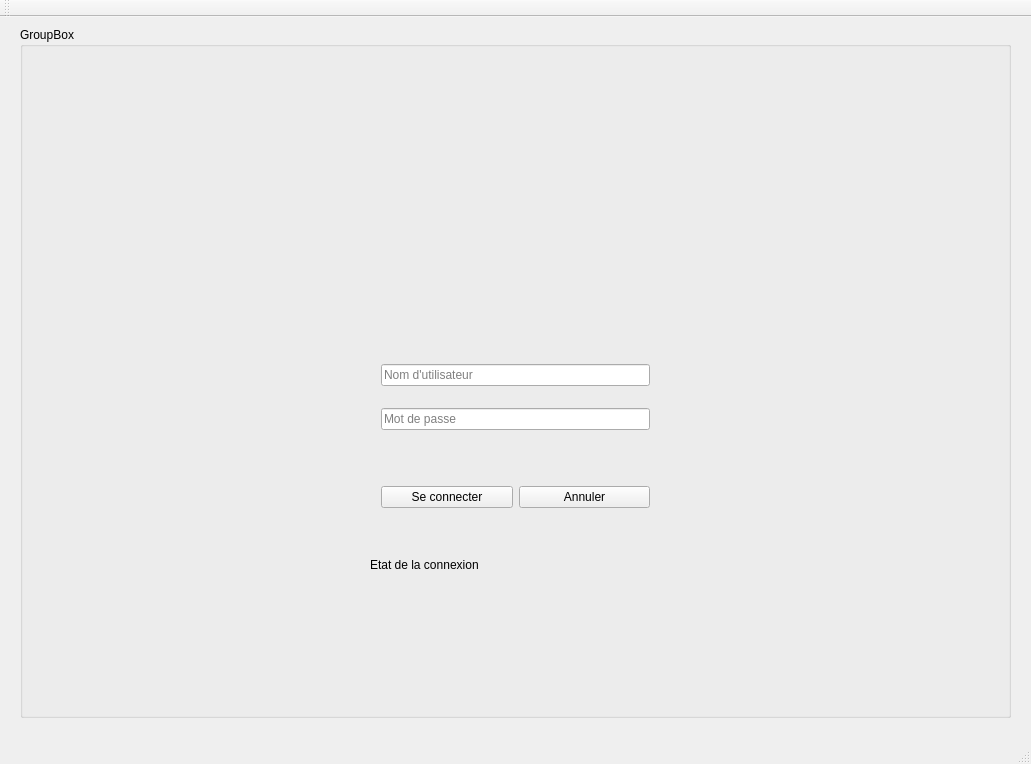
<?xml version="1.0" encoding="UTF-8"?>
<ui version="4.0">
 <class>Identification</class>
 <widget class="QMainWindow" name="Identification">
  <property name="geometry">
   <rect>
    <x>0</x>
    <y>0</y>
    <width>1031</width>
    <height>764</height>
   </rect>
  </property>
  <property name="windowTitle">
   <string>Identification</string>
  </property>
  <widget class="QWidget" name="centralWidget">
   <widget class="QGroupBox" name="groupBox">
    <property name="geometry">
     <rect>
      <x>20</x>
      <y>10</y>
      <width>991</width>
      <height>691</height>
     </rect>
    </property>
    <property name="title">
     <string>GroupBox</string>
    </property>
    <widget class="QWidget" name="verticalLayoutWidget">
     <property name="geometry">
      <rect>
       <x>350</x>
       <y>310</y>
       <width>291</width>
       <height>121</height>
      </rect>
     </property>
     <layout class="QVBoxLayout" name="verticalLayout">
      <item>
       <widget class="QLineEdit" name="iLEditNomUtilisateur">
        <property name="placeholderText">
         <string>Nom d'utilisateur</string>
        </property>
       </widget>
      </item>
      <item>
       <widget class="QLineEdit" name="iLEditMotDePasse">
        <property name="echoMode">
         <enum>QLineEdit::Password</enum>
        </property>
        <property name="placeholderText">
         <string>Mot de passe</string>
        </property>
       </widget>
      </item>
     </layout>
    </widget>
    <widget class="QWidget" name="horizontalLayoutWidget">
     <property name="geometry">
      <rect>
       <x>350</x>
       <y>430</y>
       <width>291</width>
       <height>80</height>
      </rect>
     </property>
     <layout class="QHBoxLayout" name="horizontalLayout">
      <item>
       <widget class="QPushButton" name="iBtnSeConnecter">
        <property name="text">
         <string>Se connecter</string>
        </property>
       </widget>
      </item>
      <item>
       <widget class="QPushButton" name="iBtnAnnuler">
        <property name="text">
         <string>Annuler</string>
        </property>
       </widget>
      </item>
     </layout>
    </widget>
    <widget class="QLabel" name="iLabEtat">
     <property name="geometry">
      <rect>
       <x>350</x>
       <y>530</y>
       <width>291</width>
       <height>16</height>
      </rect>
     </property>
     <property name="text">
      <string>Etat de la connexion</string>
     </property>
    </widget>
   </widget>
  </widget>
  <widget class="QMenuBar" name="menuBar">
   <property name="geometry">
    <rect>
     <x>0</x>
     <y>0</y>
     <width>1031</width>
     <height>21</height>
    </rect>
   </property>
  </widget>
  <widget class="QToolBar" name="mainToolBar">
   <attribute name="toolBarArea">
    <enum>TopToolBarArea</enum>
   </attribute>
   <attribute name="toolBarBreak">
    <bool>false</bool>
   </attribute>
  </widget>
  <widget class="QStatusBar" name="statusBar"/>
 </widget>
 <layoutdefault spacing="6" margin="11"/>
 <resources/>
 <connections/>
</ui>
